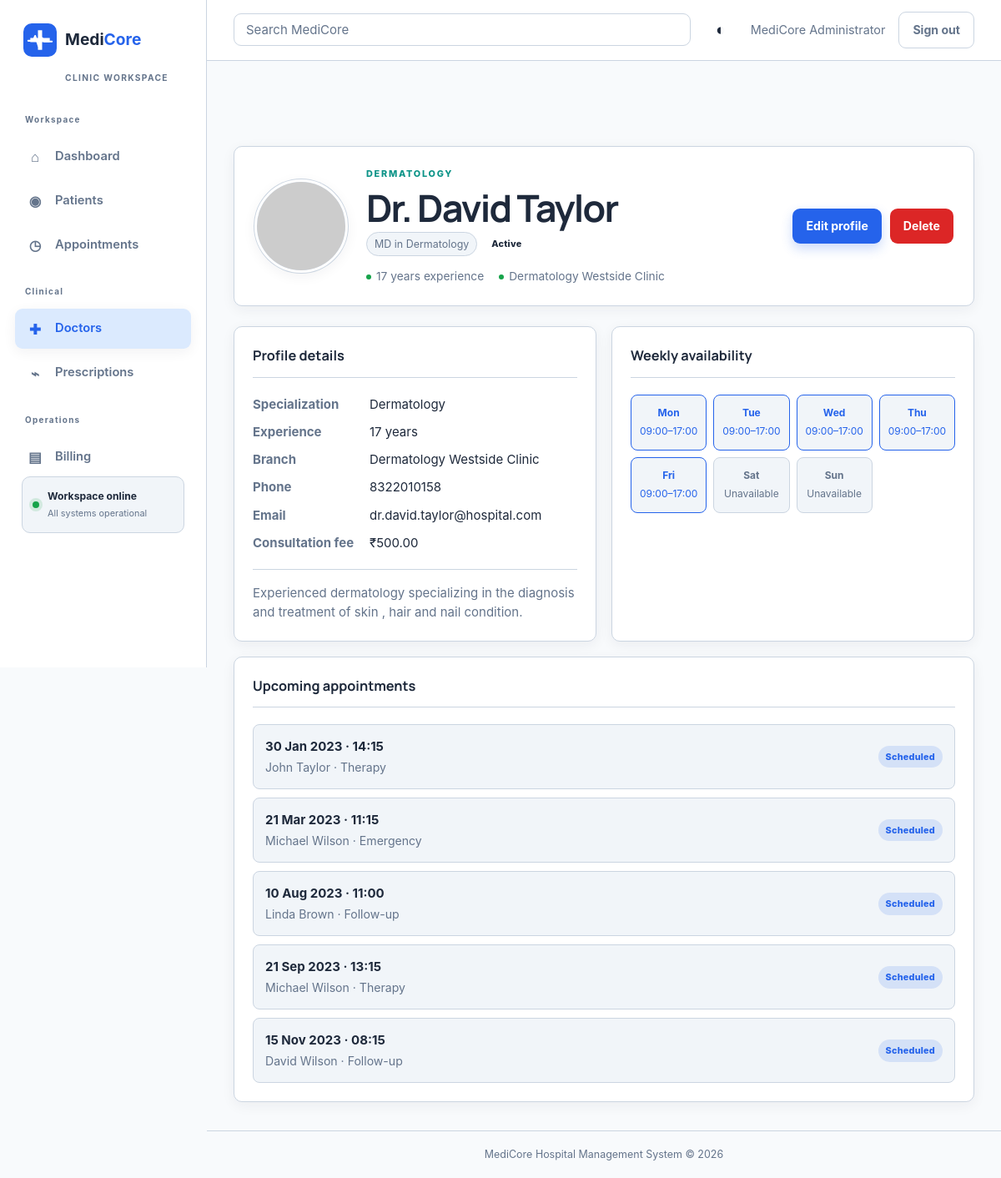
The app's page /doctors/1 (signed in) with its own data.
### app/models.py (models this page shows, shortened)
class User(UserMixin, db.Model):
    id = db.Column(db.Integer, primary_key=True)
    full_name = db.Column(db.String(120), nullable=False)
    username = db.Column(db.String(80), unique=True, nullable=False, index=True)
    email = db.Column(db.String(120), unique=True, nullable=False, index=True)
    password_hash = db.Column(db.String(255), nullable=False)
    role = db.Column(db.String(20), nullable=False, default="receptionist")
    is_active = db.Column(db.Boolean, nullable=False, default=True)
    failed_login_count = db.Column(db.Integer, nullable=False, default=0)
    locked_until = db.Column(db.DateTime)
    last_login_at = db.Column(db.DateTime)
    created_at = db.Column(db.DateTime, nullable=False, default=datetime.utcnow)

class Doctor(db.Model):
    id = db.Column(db.Integer, primary_key=True)
    user_id = db.Column(db.Integer, db.ForeignKey("user.id"), nullable=True)
    full_name = db.Column(db.String(120), nullable=False)
    specialization = db.Column(db.String(100), nullable=False)
    qualification = db.Column(db.String(120))
    phone = db.Column(db.String(10))
    email = db.Column(db.String(120))
    years_experience = db.Column(db.Integer)
    hospital_branch = db.Column(db.String(120))
    consultation_fee = db.Column(db.Numeric(10, 2), nullable=False, default=Decimal("0.00"))
    available_days = db.Column(db.String(40), default="Mon,Tue,Wed,Thu,Fri")
    available_from = db.Column(db.Time)
    available_to = db.Column(db.Time)
    status = db.Column(db.String(20), nullable=False, default="active")
    photo_url = db.Column(db.String(500))
    bio = db.Column(db.Text)
    user = db.relationship("User", backref="doctor_profile")
    def works_on(self, weekday_name):
        days = {day.strip().title()[:3] for day in (self.available_days or "").split(",") if day.strip()}
        return weekday_name[:3].title() in days

class Appointment(db.Model):
    id = db.Column(db.Integer, primary_key=True)
    patient_id = db.Column(db.Integer, db.ForeignKey("patient.id"), nullable=False)
    doctor_id = db.Column(db.Integer, db.ForeignKey("doctor.id"), nullable=False)
    appointment_date = db.Column(db.Date, nullable=False)
    appointment_time = db.Column(db.Time, nullable=False)
    reason = db.Column(db.Text)
    status = db.Column(db.String(20), nullable=False, default="scheduled")
    notes = db.Column(db.Text)
    created_by = db.Column(db.Integer, db.ForeignKey("user.id"), nullable=False)
    created_at = db.Column(db.DateTime, nullable=False, default=datetime.utcnow)
    patient = db.relationship("Patient", backref="appointments")
    doctor = db.relationship("Doctor", backref="appointments")
    creator = db.relationship("User", backref="created_appointments")

class Patient(db.Model):
    id = db.Column(db.Integer, primary_key=True)
    patient_code = db.Column(db.String(20), unique=True, nullable=False, index=True)
    first_name = db.Column(db.String(80), nullable=False)
    last_name = db.Column(db.String(80), nullable=False)
    dob = db.Column(db.Date, nullable=False)
    gender = db.Column(db.String(20), nullable=False)
    blood_group = db.Column(db.String(10))
    phone = db.Column(db.String(10), nullable=False)
    email = db.Column(db.String(120))
    address = db.Column(db.Text)
    registration_date = db.Column(db.Date)
    insurance_provider = db.Column(db.String(120))
    insurance_number = db.Column(db.String(80))
    emergency_contact_name = db.Column(db.String(120))
    emergency_contact_phone = db.Column(db.String(10))
    allergies = db.Column(db.Text)
    created_at = db.Column(db.DateTime, nullable=False, default=datetime.utcnow)
    @property
    def full_name(self):
        return f"{self.first_name} {self.last_name}"

### app/routes/doctors.py (the view)
@doctors_bp.route("/<int:doctor_id>")
@login_required
def detail(doctor_id):
    doctor = db.get_or_404(Doctor, doctor_id)
    appointments = sorted(
        [appointment for appointment in doctor.appointments if appointment.status == "scheduled"],
        key=lambda appointment: (appointment.appointment_date, appointment.appointment_time),
    )
    return render_template("doctors/detail.html", doctor=doctor, appointments=appointments, days=DAYS)

### app/__init__.py (called while the page is built)
@login_manager.user_loader
def load_user(user_id):
    from app.models import User
    return db.session.get(User, int(user_id))

### app/templates/doctors/detail.html (shortened to what this page needs)
{% extends 'base.html' %}
{% block content %}{% set portrait_url = url_for('static', filename=doctor.photo_url) if doctor.photo_url and not doctor.photo_url.startswith(('http://', 'https://')) else (doctor.photo_url or 'https://api.dicebear.com/9.x/personas/svg?backgroundColor=dbeafe&seed=' ~ doctor.id) %}<section class="doctor-profile-hero"><div class="doctor-avatar doctor-avatar--profile"><img src="{{ portrait_url }}" alt="Portrait of {{ doctor.full_name }}"></div><div class="doctor-profile-identity"><p class="eyebrow">{{ doctor.specialization }}</p><h1>{{ doctor.full_name }}</h1><div class="chip-row"><span class="chip">{{ doctor.qualification or 'Clinical specialist' }}</span><span class="status-pill status-{{ doctor.status }}">{{ doctor.status|replace('_', ' ')|title }}</span></div><div class="doctor-profile-summary"><span>{{ doctor.years_experience or 0 }} years experience</span><span>{{ doctor.hospital_branch or 'MediCore' }}</span></div></div><div class="header-actions">{% if current_user.role == 'admin' %}<a class="button button-primary" href="{{ url_for('doctors.edit', doctor_id=doctor.id) }}">Edit profile</a><form method="post" action="{{ url_for('doctors.delete', doctor_id=doctor.id) }}" onsubmit="return confirm('Delete this doctor profile?')"><input type="hidden" name="csrf_token" value="{{ csrf_token() }}"><button class="button button-danger" type="submit">Delete</button></form>{% endif %}</div></section>
<section class="doctor-detail-grid"><div class="form-section"><h2>Profile details</h2><dl class="detail-list"><dt>Specialization</dt><dd>{{ doctor.specialization }}</dd><dt>Experience</dt><dd>{{ doctor.years_experience or 0 }} years</dd><dt>Branch</dt><dd>{{ doctor.hospital_branch or 'MediCore' }}</dd><dt>Phone</dt><dd>{{ doctor.phone or 'Not recorded' }}</dd><dt>Email</dt><dd>{{ doctor.email or 'Not recorded' }}</dd><dt>Consultation fee</dt><dd>₹{{ '%.2f'|format(doctor.consultation_fee) }}</dd></dl>{% if doctor.bio %}<p class="doctor-bio">{{ doctor.bio }}</p>{% endif %}</div><div class="form-section"><h2>Weekly availability</h2><div class="availability-grid">{% for key, short, label in days %}<div class="availability-day {% if doctor.works_on(short) %}is-working{% endif %}"><strong>{{ short }}</strong><span>{% if doctor.works_on(short) %}{{ doctor.available_from.strftime('%H:%M') if doctor.available_from else 'Open' }}–{{ doctor.available_to.strftime('%H:%M') if doctor.available_to else 'Open' }}{% else %}Unavailable{% endif %}</span></div>{% endfor %}</div></div></section>
<section class="form-section upcoming-section"><h2>Upcoming appointments</h2>{% if appointments %}<div class="record-list">{% for appointment in appointments %}<article class="record-item"><div><strong>{{ appointment.appointment_date.strftime('%d %b %Y') }} · {{ appointment.appointment_time.strftime('%H:%M') }}</strong><span>{{ appointment.patient.full_name }} · {{ appointment.reason or 'Visit' }}</span></div><span class="status-pill status-scheduled">Scheduled</span></article>{% endfor %}</div>{% else %}<p class="muted">No upcoming appointments.</p>{% endif %}</section>
{% endblock %}

### app/templates/partials/_user_menu.html
{% if current_user.is_authenticated %}
  <span class="user-greeting">{{ current_user.full_name }}</span>
  <form method="post" action="{{ url_for('auth.logout') }}"><input type="hidden" name="csrf_token" value="{{ csrf_token() }}"><button class="button button-quiet" type="submit">Sign out</button></form>
{% endif %}

### records on screen
User: full_name "MediCore Administrator"
Doctor: specialization "DERMATOLOGY", full_name "Dr. David Taylor", qualification "MD in Dermatology", status "Active", years_experience "17", hospital_branch "Dermatology Westside Clinic", specialization "Dermatology", phone "8322010158", email "dr.david.taylor@hospital.com", consultation_fee "500.00", bio "Experienced dermatology specializing in the diagnosis and treatment of skin , hair and nail condition.", available_from "09:00" "09:00" "09:00" "09:00" "09:00", available_to "17:00" "17:00" "17:00" "17:00" "17:00"
Appointment: appointment_date "30 Jan 2023", appointment_time "14:15", patient.full_name "John Taylor", reason "Therapy"
Appointment: appointment_date "21 Mar 2023", appointment_time "11:15", patient.full_name "Michael Wilson", reason "Emergency"
Appointment: appointment_date "10 Aug 2023", appointment_time "11:00", patient.full_name "Linda Brown", reason "Follow-up"
Appointment: appointment_date "21 Sep 2023", appointment_time "13:15", patient.full_name "Michael Wilson", reason "Therapy"
Appointment: appointment_date "15 Nov 2023", appointment_time "08:15", patient.full_name "David Wilson", reason "Follow-up"

### other values on screen
{{ short }} "Mon" "Tue" "Wed" "Thu" "Fri" "Sat" "Sun"
{{ APP_NAME }} "MediCore"
